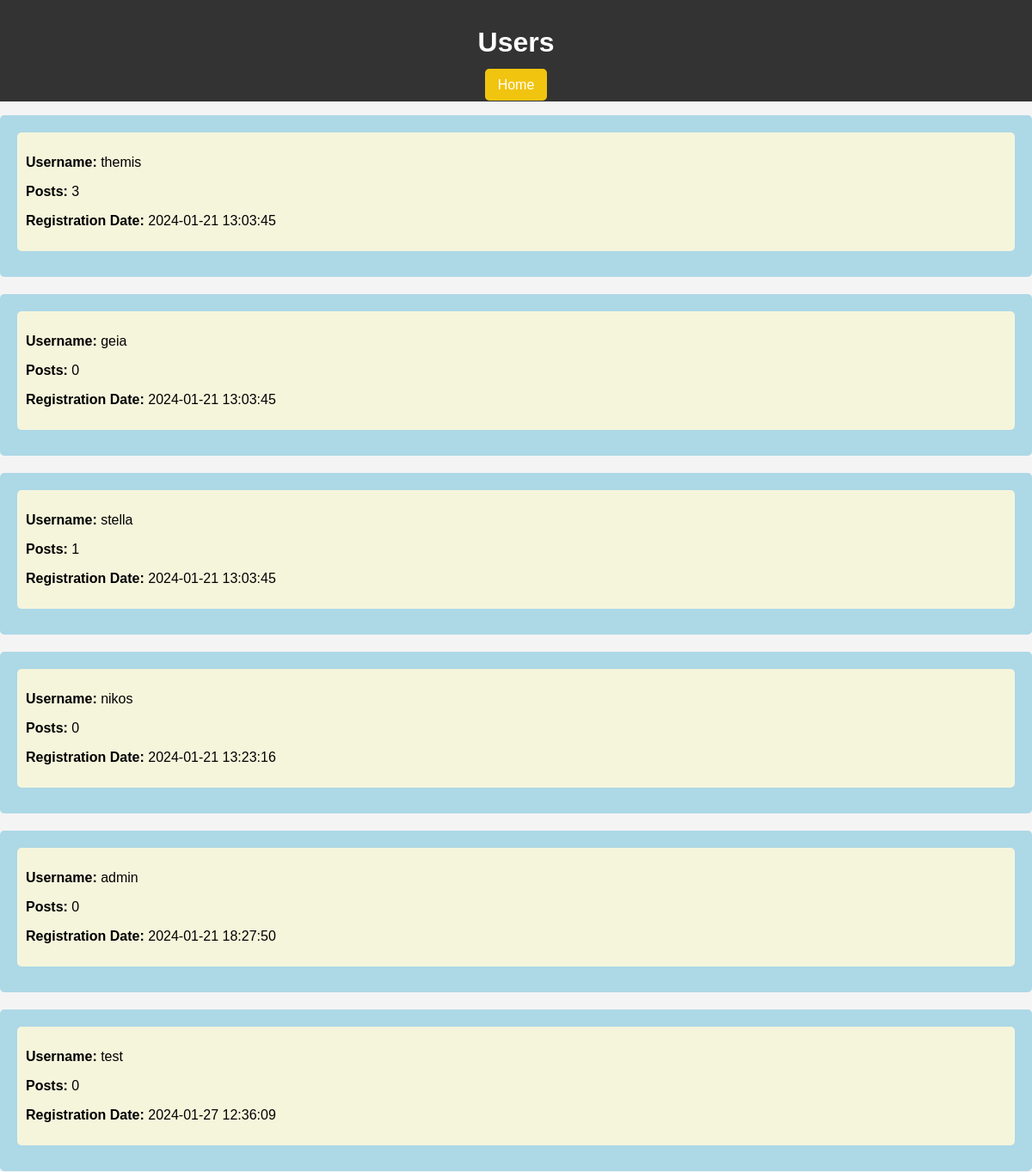
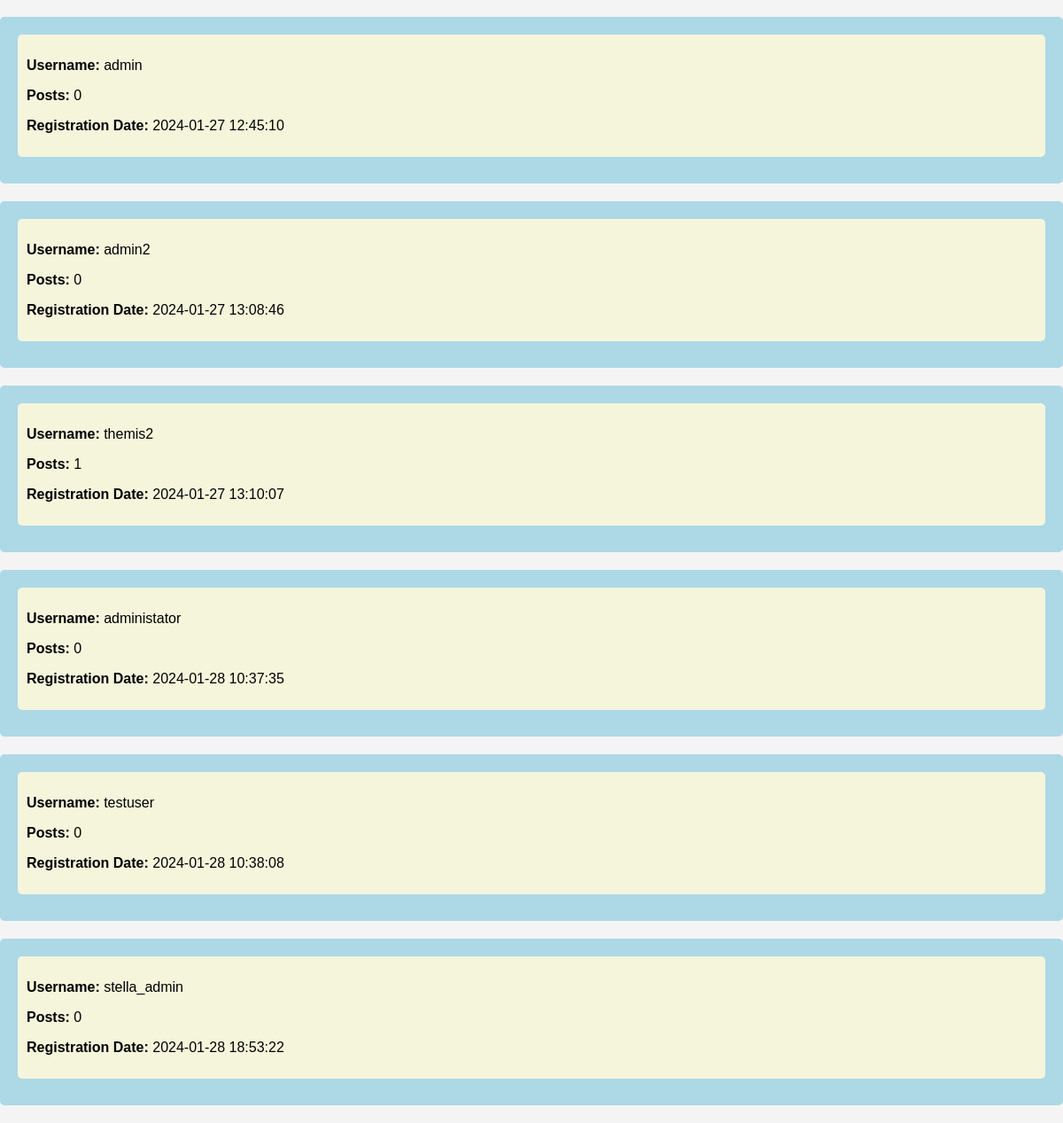
Screenshot of /forum/users.php (signed in) with the database file from the repository (2 pictures, top to bottom).
### tables this page shows
CREATE TABLE `users` (
  `user_id` int(11) NOT NULL,
  `username` varchar(50) NOT NULL,
  `email` varchar(100) NOT NULL,
  `password` varchar(255) NOT NULL,
  `role` enum('user','admin') DEFAULT 'user',
  `created_at` timestamp NOT NULL DEFAULT current_timestamp(),
  `registration_date` datetime DEFAULT current_timestamp()
);

### forum/users_functions.php (called while the page is built)
<?php
function isAdmin($conn, $userId) {
    $sql = "SELECT role FROM users WHERE user_id = '$userId' AND role = 'admin'";
    $result = $conn->query($sql);
    return ($result && $result->num_rows > 0);
}
function getUsersWithPostCount($conn) {
    $sql = "SELECT users.user_id, users.username, users.registration_date, COUNT(posts.post_id) AS post_count
            FROM users
            LEFT JOIN posts ON users.user_id = posts.user_id
            GROUP BY users.user_id, users.username, users.registration_date";
    $result = $conn->query($sql);
    return $result;
}
?>

### forum/users.php (the view, shortened to what this page needs)
<?php
require_once('../database/db_connection.php');
require_once('users_functions.php');
$conn = new mysqli($servername, $username, $password, $dbname);
$result = getUsersWithPostCount($conn);
$isAdmin = isset($_SESSION["user_id"]) && !empty($_SESSION["user_id"]) && isAdmin($conn, $_SESSION["user_id"]);
?>
<!DOCTYPE html>
<html lang="en">
<head>
</head>
<body>
    <header>
        <h1>Users</h1>
        <div>
            <a href="forum.php" class="home-btn">Home</a>
        </div>
    </header>
    <div class="container">
        <ul class="user-list">
            <?php while ($row = $result->fetch_assoc()) : ?>
                <li class="user-list-item">
                    <div class="user-details">
                        <p><strong>Username:</strong> <?php echo $row['username']; ?></p>
                        <p><strong>Posts:</strong> <?php echo $row['post_count']; ?></p>
                        <p><strong>Registration Date:</strong> <?php echo $row['registration_date']; ?></p>
                    </div>
                </li>
            <?php endwhile; ?>
        </ul>
    </div>
</body>
</html>

### forum/users_css.php (style rules this page uses)
body { font-family: Arial, sans-serif; background-color: #f4f4f4; margin: 0; padding: 0; }
header { background-color: #333; color: white; padding: 10px; text-align: center; }
.user-list { list-style: none; padding: 0; }
.user-list-item { margin-bottom: 20px; padding: 20px; background-color: #add8e6; border-radius: 5px; }
.user-details { margin-bottom: 10px; background-color: beige; padding: 10px; border-radius: 5px; }
.home-btn { padding: 10px 15px; background-color: #f1c40f; color: white; text-decoration: none; border-radius: 5px; cursor: pointer; }

### rows the page displays
users: username "themis", post_count "3", registration_date "2024-01-21 13:03:45"
users: username "geia", post_count "0", registration_date "2024-01-21 13:03:45"
users: username "stella", post_count "1", registration_date "2024-01-21 13:03:45"
users: username "nikos", post_count "0", registration_date "2024-01-21 13:23:16"
users: username "admin", post_count "0", registration_date "2024-01-21 18:27:50"
users: username "test", post_count "0", registration_date "2024-01-27 12:36:09"
users: username "admin", post_count "0", registration_date "2024-01-27 12:45:10"
users: username "admin2", post_count "0", registration_date "2024-01-27 13:08:46"
users: username "themis2", post_count "1", registration_date "2024-01-27 13:10:07"
users: username "administator", post_count "0", registration_date "2024-01-28 10:37:35"
users: username "testuser", post_count "0", registration_date "2024-01-28 10:38:08"
users: username "stella_admin", post_count "0", registration_date "2024-01-28 18:53:22"
